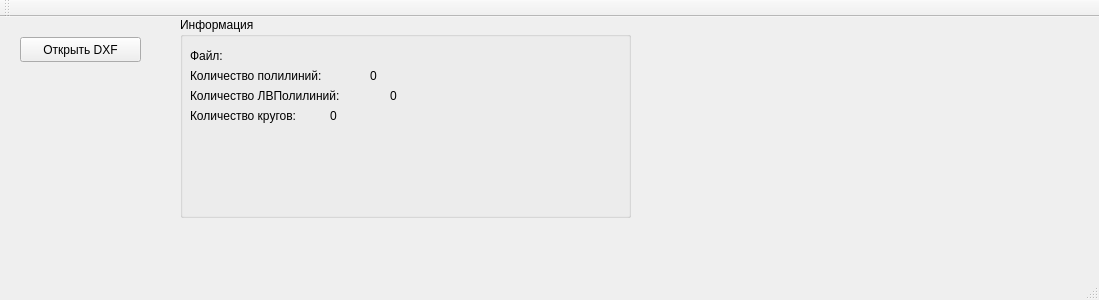
<?xml version="1.0" encoding="UTF-8"?>
<ui version="4.0">
 <class>MainWindow</class>
 <widget class="QMainWindow" name="MainWindow">
  <property name="geometry">
   <rect>
    <x>0</x>
    <y>0</y>
    <width>1099</width>
    <height>300</height>
   </rect>
  </property>
  <property name="windowTitle">
   <string>MainWindow</string>
  </property>
  <widget class="QWidget" name="centralWidget">
   <widget class="QPushButton" name="pushButton">
    <property name="geometry">
     <rect>
      <x>20</x>
      <y>20</y>
      <width>121</width>
      <height>25</height>
     </rect>
    </property>
    <property name="text">
     <string>Открыть DXF</string>
    </property>
   </widget>
   <widget class="QGroupBox" name="groupBox">
    <property name="geometry">
     <rect>
      <x>180</x>
      <y>0</y>
      <width>451</width>
      <height>201</height>
     </rect>
    </property>
    <property name="title">
     <string>Информация</string>
    </property>
    <widget class="QLabel" name="label">
     <property name="geometry">
      <rect>
       <x>10</x>
       <y>30</y>
       <width>51</width>
       <height>17</height>
      </rect>
     </property>
     <property name="text">
      <string>Файл:</string>
     </property>
    </widget>
    <widget class="QLabel" name="labelFileInfo">
     <property name="geometry">
      <rect>
       <x>60</x>
       <y>30</y>
       <width>381</width>
       <height>17</height>
      </rect>
     </property>
     <property name="text">
      <string/>
     </property>
    </widget>
    <widget class="QLabel" name="label_2">
     <property name="geometry">
      <rect>
       <x>10</x>
       <y>50</y>
       <width>171</width>
       <height>17</height>
      </rect>
     </property>
     <property name="text">
      <string>Количество полилиний:</string>
     </property>
    </widget>
    <widget class="QLabel" name="label_3">
     <property name="geometry">
      <rect>
       <x>10</x>
       <y>70</y>
       <width>201</width>
       <height>17</height>
      </rect>
     </property>
     <property name="text">
      <string>Количество ЛВПолилиний:</string>
     </property>
    </widget>
    <widget class="QLabel" name="label_4">
     <property name="geometry">
      <rect>
       <x>10</x>
       <y>90</y>
       <width>141</width>
       <height>17</height>
      </rect>
     </property>
     <property name="text">
      <string>Количество кругов:</string>
     </property>
    </widget>
    <widget class="QLabel" name="labelPolylineInfo">
     <property name="geometry">
      <rect>
       <x>190</x>
       <y>50</y>
       <width>67</width>
       <height>17</height>
      </rect>
     </property>
     <property name="text">
      <string>0</string>
     </property>
    </widget>
    <widget class="QLabel" name="labelLWPolylineInfo">
     <property name="geometry">
      <rect>
       <x>210</x>
       <y>70</y>
       <width>67</width>
       <height>17</height>
      </rect>
     </property>
     <property name="text">
      <string>0</string>
     </property>
    </widget>
    <widget class="QLabel" name="labelCircleInfo">
     <property name="geometry">
      <rect>
       <x>150</x>
       <y>90</y>
       <width>67</width>
       <height>17</height>
      </rect>
     </property>
     <property name="text">
      <string>0</string>
     </property>
    </widget>
   </widget>
  </widget>
  <widget class="QMenuBar" name="menuBar">
   <property name="geometry">
    <rect>
     <x>0</x>
     <y>0</y>
     <width>1099</width>
     <height>22</height>
    </rect>
   </property>
  </widget>
  <widget class="QToolBar" name="mainToolBar">
   <attribute name="toolBarArea">
    <enum>TopToolBarArea</enum>
   </attribute>
   <attribute name="toolBarBreak">
    <bool>false</bool>
   </attribute>
  </widget>
  <widget class="QStatusBar" name="statusBar"/>
 </widget>
 <layoutdefault spacing="6" margin="11"/>
 <resources/>
 <connections/>
</ui>
